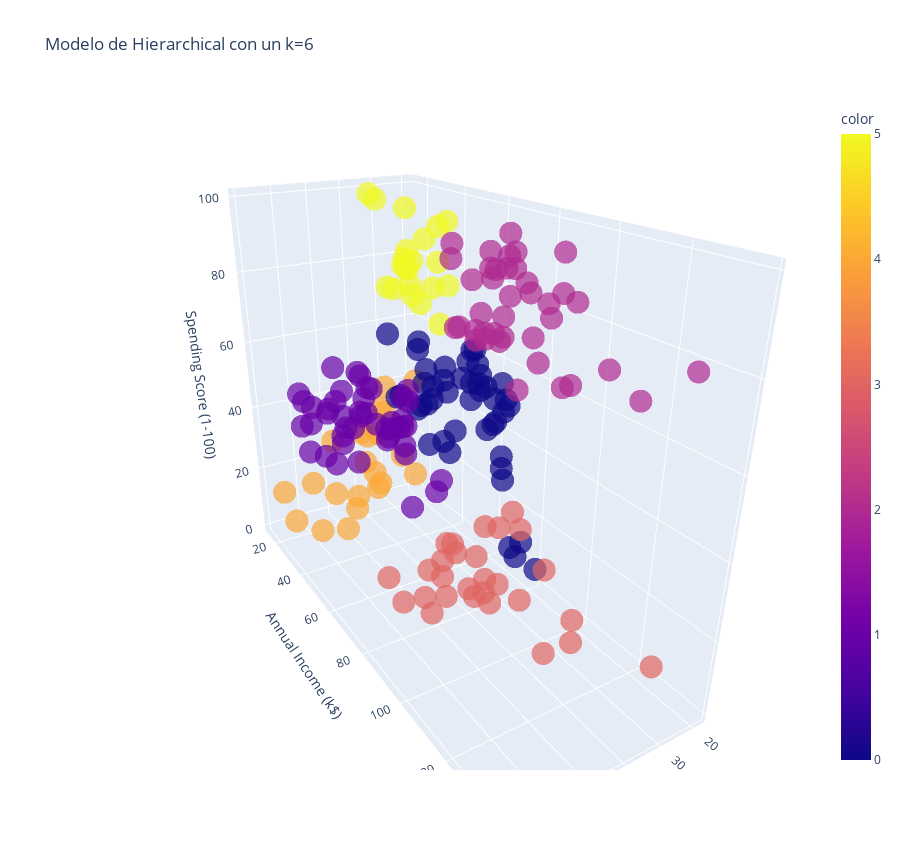

The notebook cell saved with this chart:
### Code cell
# Crear un modelo 3D de los datos agrupados

Grafica_3D = px.scatter_3d(df_filtrado, x='Age', y='Annual Income (k$)', z='Spending Score (1-100)', color=labels_hier, symbol=labels_hier, symbol_map={0: 'circle', 1: 'circle', 2: 'circle', 3: 'circle', 4: 'circle', 5: 'circle', 6: 'circle'}, opacity=0.7, width=900, height=850, title=f'Modelo de Hierarchical con un k={6}', labels={'label': 'Cluster'}, color_discrete_map={})
Grafica_3D.update_layout(showlegend=False)

### Figure 1 — Plotly figure (JSON) as saved in the notebook; plotly's stock layout.template omitted (floating-point values rounded to 4 significant figures)
{"data": [{"hovertemplate": "symbol=4<br>Age=%{x}<br>Annual Income (k$)=%{y}<br>Spending Score (1-100)=%{z}<br>color=%{marker.color}<extra></extra>", "legendgroup": "4", "marker": {"color": [4, 4, 4, 4, 4, 4, 4, 4, 4, 4, 4, 4, 4, 4, 4, 4, 4, 4, 4, 4, 4, 4], "coloraxis": "coloraxis", "opacity": 0.7, "symbol": "circle"}, "mode": "markers", "name": "4", "scene": "scene", "showlegend": true, "type": "scatter3d", "x": [19, 20, 31, 35, 64, 67, 58, 37, 35, 52, 35, 46, 54, 45, 40, 60, 53, 49, 42, 36, 48, 49], "y": [15, 16, 17, 18, 19, 19, 20, 20, 21, 23, 24, 25, 28, 28, 29, 30, 33, 33, 34, 37, 39, 39], "z": [39, 6, 40, 6, 3, 14, 15, 13, 35, 29, 35, 5, 14, 32, 31, 4, 4, 14, 17, 26, 36, 28]}, {"hovertemplate": "symbol=5<br>Age=%{x}<br>Annual Income (k$)=%{y}<br>Spending Score (1-100)=%{z}<br>color=%{marker.color}<extra></extra>", "legendgroup": "5", "marker": {"color": [5, 5, 5, 5, 5, 5, 5, 5, 5, 5, 5, 5, 5, 5, 5, 5, 5, 5, 5, 5, 5], "coloraxis": "coloraxis", "opacity": 0.7, "symbol": "circle"}, "mode": "markers", "name": "5", "scene": "scene", "showlegend": true, "type": "scatter3d", "x": [21, 23, 22, 23, 30, 35, 24, 22, 20, 35, 25, 31, 29, 23, 21, 18, 21, 30, 20, 24, 24], "y": [15, 16, 17, 18, 19, 19, 20, 20, 21, 23, 24, 25, 28, 29, 30, 33, 33, 34, 37, 38, 39], "z": [81, 77, 76, 94, 72, 99, 77, 79, 66, 98, 73, 73, 82, 87, 73, 92, 81, 73, 75, 92, 65]}, {"hovertemplate": "symbol=0<br>Age=%{x}<br>Annual Income (k$)=%{y}<br>Spending Score (1-100)=%{z}<br>color=%{marker.color}<extra></extra>", "legendgroup": "0", "marker": {"color": [0, 0, 0, 0, 0, 0, 0, 0, 0, 0, 0, 0, 0, 0, 0, 0, 0, 0, 0, 0, 0, 0, 0, 0, 0, 0, 0, 0, 0, 0, 0, 0, 0, 0, 0, 0, 0, 0, 0, 0, 0, 0, 0, 0, 0], "coloraxis": "coloraxis", "opacity": 0.7, "symbol": "circle"}, "mode": "markers", "name": "0", "scene": "scene", "showlegend": true, "type": "scatter3d", "x": [35, 31, 27, 29, 31, 33, 31, 27, 19, 18, 43, 19, 32, 26, 45, 40, 23, 38, 21, 22, 34, 18, 40, 32, 24, 27, 20, 23, 26, 21, 19, 38, 19, 18, 19, 27, 38, 40, 23, 25, 20, 19, 28, 25, 19], "y": [28, 39, 40, 40, 40, 42, 43, 46, 46, 48, 48, 48, 48, 54, 54, 54, 54, 54, 54, 57, 58, 59, 60, 60, 60, 60, 61, 62, 62, 62, 63, 64, 64, 65, 65, 67, 67, 69, 70, 72, 73, 74, 76, 77, 81], "z": [61, 61, 47, 42, 42, 60, 54, 51, 55, 59, 50, 59, 47, 54, 53, 48, 52, 55, 57, 55, 60, 41, 40, 42, 52, 50, 49, 41, 55, 42, 54, 42, 46, 48, 50, 56, 40, 58, 29, 34, 5, 10, 40, 12, 5]}, {"hovertemplate": "symbol=1<br>Age=%{x}<br>Annual Income (k$)=%{y}<br>Spending Score (1-100)=%{z}<br>color=%{marker.color}<extra></extra>", "legendgroup": "1", "marker": {"color": [1, 1, 1, 1, 1, 1, 1, 1, 1, 1, 1, 1, 1, 1, 1, 1, 1, 1, 1, 1, 1, 1, 1, 1, 1, 1, 1, 1, 1, 1, 1, 1, 1, 1, 1, 1, 1, 1, 1, 1, 1, 1, 1, 1, 1], "coloraxis": "coloraxis", "opacity": 0.7, "symbol": "circle"}, "mode": "markers", "name": "1", "scene": "scene", "showlegend": true, "type": "scatter3d", "x": [65, 50, 49, 59, 50, 47, 51, 69, 53, 70, 67, 54, 63, 68, 70, 47, 60, 60, 59, 49, 57, 67, 46, 48, 55, 50, 68, 48, 47, 48, 49, 67, 49, 66, 54, 68, 66, 65, 63, 49, 51, 50, 43, 48, 56], "y": [38, 40, 42, 43, 43, 43, 44, 44, 46, 46, 47, 47, 48, 48, 49, 49, 50, 50, 54, 54, 54, 54, 54, 54, 57, 58, 59, 60, 60, 61, 62, 62, 62, 63, 63, 63, 63, 63, 65, 65, 67, 67, 71, 77, 79], "z": [35, 55, 52, 60, 45, 41, 50, 46, 46, 56, 52, 59, 51, 48, 55, 42, 49, 56, 47, 42, 51, 41, 44, 46, 58, 46, 55, 49, 47, 42, 48, 59, 56, 50, 46, 43, 48, 52, 43, 59, 43, 57, 35, 36, 35]}, {"hovertemplate": "symbol=2<br>Age=%{x}<br>Annual Income (k$)=%{y}<br>Spending Score (1-100)=%{z}<br>color=%{marker.color}<extra></extra>", "legendgroup": "2", "marker": {"color": [2, 2, 2, 2, 2, 2, 2, 2, 2, 2, 2, 2, 2, 2, 2, 2, 2, 2, 2, 2, 2, 2, 2, 2, 2, 2, 2, 2, 2, 2, 2, 2, 2, 2, 2, 2, 2, 2, 2], "coloraxis": "coloraxis", "opacity": 0.7, "symbol": "circle"}, "mode": "markers", "name": "2", "scene": "scene", "showlegend": true, "type": "scatter3d", "x": [39, 31, 40, 38, 39, 31, 29, 32, 35, 32, 32, 28, 32, 34, 39, 38, 27, 30, 30, 29, 31, 36, 33, 32, 28, 36, 30, 27, 35, 32, 29, 30, 28, 36, 32, 38, 35, 32, 30], "y": [69, 70, 71, 71, 71, 72, 73, 73, 74, 75, 76, 77, 77, 78, 78, 78, 78, 78, 78, 79, 81, 85, 86, 87, 87, 87, 88, 88, 93, 97, 98, 99, 101, 103, 103, 113, 120, 126, 137], "z": [91, 77, 95, 75, 75, 71, 88, 73, 72, 93, 87, 97, 74, 90, 88, 76, 89, 78, 73, 83, 93, 75, 95, 63, 75, 92, 86, 69, 90, 86, 88, 97, 68, 85, 69, 91, 79, 74, 83]}, {"hovertemplate": "symbol=3<br>Age=%{x}<br>Annual Income (k$)=%{y}<br>Spending Score (1-100)=%{z}<br>color=%{marker.color}<extra></extra>", "legendgroup": "3", "marker": {"color": [3, 3, 3, 3, 3, 3, 3, 3, 3, 3, 3, 3, 3, 3, 3, 3, 3, 3, 3, 3, 3, 3, 3, 3, 3, 3, 3, 3], "coloraxis": "coloraxis", "opacity": 0.7, "symbol": "circle"}, "mode": "markers", "name": "3", "scene": "scene", "showlegend": true, "type": "scatter3d", "x": [59, 47, 44, 57, 34, 43, 44, 47, 37, 34, 50, 42, 36, 40, 36, 52, 58, 59, 37, 46, 41, 54, 41, 34, 33, 47, 45, 32], "y": [71, 71, 73, 75, 78, 78, 78, 78, 78, 78, 85, 86, 87, 87, 87, 88, 88, 93, 97, 98, 99, 101, 103, 103, 113, 120, 126, 137], "z": [11, 9, 7, 5, 22, 17, 20, 16, 1, 1, 26, 20, 27, 13, 10, 13, 15, 14, 32, 15, 39, 24, 17, 23, 8, 16, 28, 18]}], "layout": {"coloraxis": {"colorbar": {"title": {"text": "color"}}, "colorscale": [[0, "#0d0887"], [0.1111, "#46039f"], [0.2222, "#7201a8"], [0.3333, "#9c179e"], [0.4444, "#bd3786"], [0.5556, "#d8576b"], [0.6667, "#ed7953"], [0.7778, "#fb9f3a"], [0.8889, "#fdca26"], [1, "#f0f921"]]}, "height": 850, "legend": {"title": {"text": "symbol"}, "tracegroupgap": 0}, "scene": {"aspectmode": "auto", "aspectratio": {"x": 0.6093, "y": 1.429, "z": 1.148}, "camera": {"center": {"x": 0, "y": 0, "z": 0}, "eye": {"x": 1.031, "y": 1.67, "z": 0.914}, "projection": {"type": "perspective"}, "up": {"x": 0, "y": 0, "z": 1}}, "domain": {"x": [0, 1], "y": [0, 1]}, "xaxis": {"title": {"text": "Age"}, "type": "linear"}, "yaxis": {"title": {"text": "Annual Income (k$)"}, "type": "linear"}, "zaxis": {"title": {"text": "Spending Score (1-100)"}, "type": "linear"}}, "showlegend": false, "title": {"text": "Modelo de Hierarchical con un k=6"}, "width": 900}}
